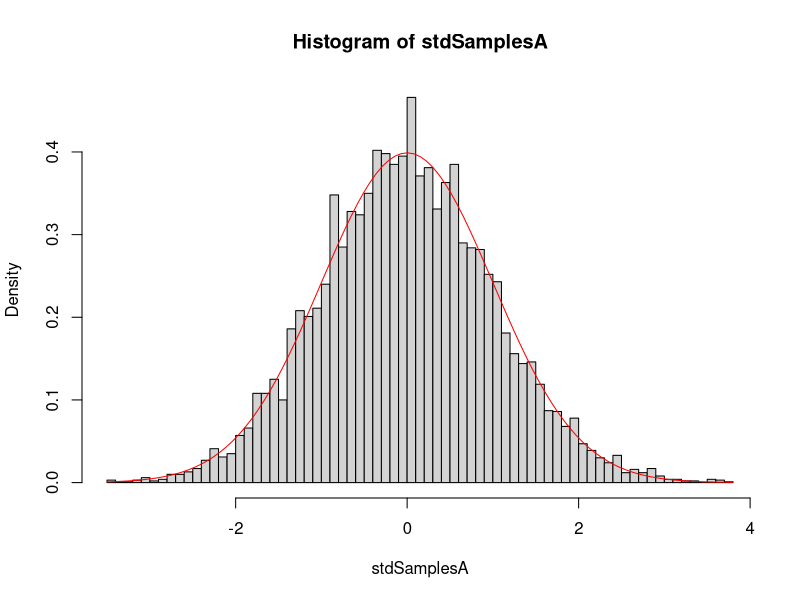
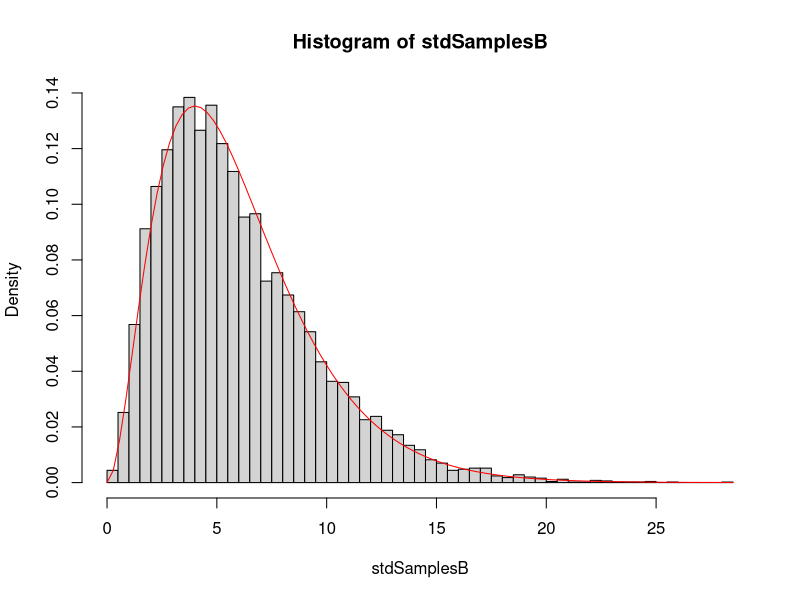
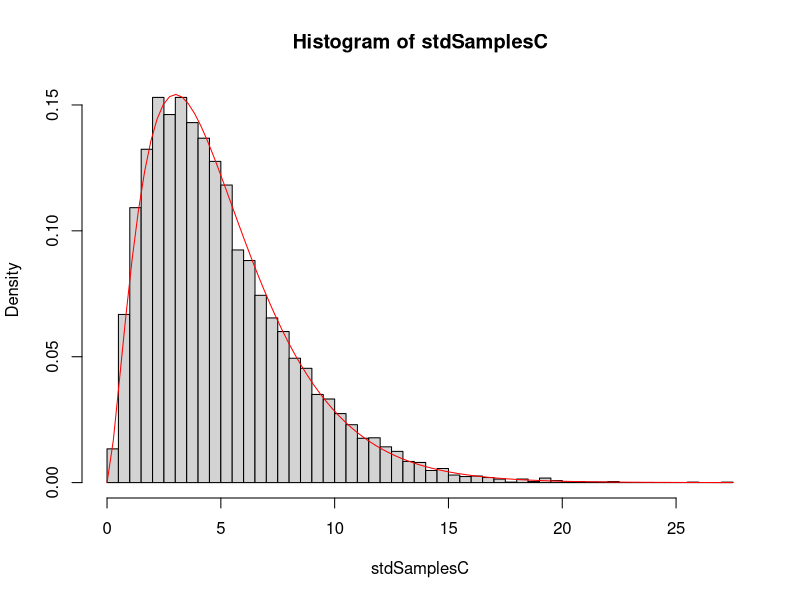
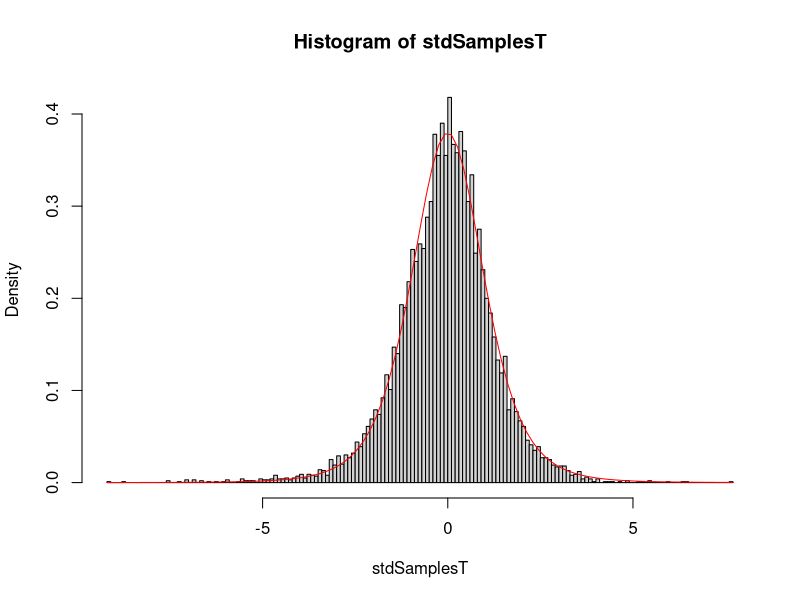

R code for these plots, in order:
# setwd("Homeworks/Week8")
# cleanup
rm(list=ls())

NCBirths <- read.csv("lib/NCBirths2004.csv")
populationMean <- mean(NCBirths$Weight) # 3448.26
populationSigma <- sd(NCBirths$Weight) # 487.736

n <- 6
N <- 10^4

stdSamplesA <- numeric(N)
stdSamplesB <- numeric(N)
stdSamplesC <- numeric(N)
stdSamplesT <- numeric(N)
for (i in 1:N){
  values <- sample(NCBirths$Weight, size=n)
  sampleMean <- mean(values)
  sampleVar <- var(values)
  stdSamplesA[i] <- (sampleMean - populationMean)/(populationSigma/sqrt(n))
  stdSamplesB[i] <- sum(((values-populationMean)/populationSigma)^2)
  stdSamplesC[i] <- sampleVar * (n-1) / populationSigma^2
  stdSamplesT[i] <- (sampleMean - populationMean)/(sqrt(sampleVar)/sqrt(n))
}

# A) Does have a distribution that is approximately standard normal?
hist(stdSamplesA, probability = TRUE, breaks = "FD")
curve(dnorm(x, 0,1), add = TRUE, col="red")
# yes it does!

# B) Does the sum of the squares of the standardized samples have a distribution that is approximately
# chi-square with n = 6 degrees of freedom?
hist(stdSamplesB, probability = TRUE, breaks = "FD")
curve(dchisq(x, n), add = TRUE, col="red")
# yes it does!

# C) If you multiply the sample variance by n - 1 and divide by sigma^2, does
# it have a distribution that is approximately chi-square with n - 1 = 5
# degrees of freedom?
hist(stdSamplesC, probability = TRUE, breaks="FD")
curve(dchisq(x, n-1), add = TRUE, col="red")
# It does!

# D) If you Studentize the sample mean, does the resulting random variable
# T have an approximate Student t distribution with n - 1 = 5
# degrees of freedom?
hist(stdSamplesT, probability = TRUE, breaks="FD")
curve(dt(x, n-1), add = TRUE, col="red")
# It absolutely does!